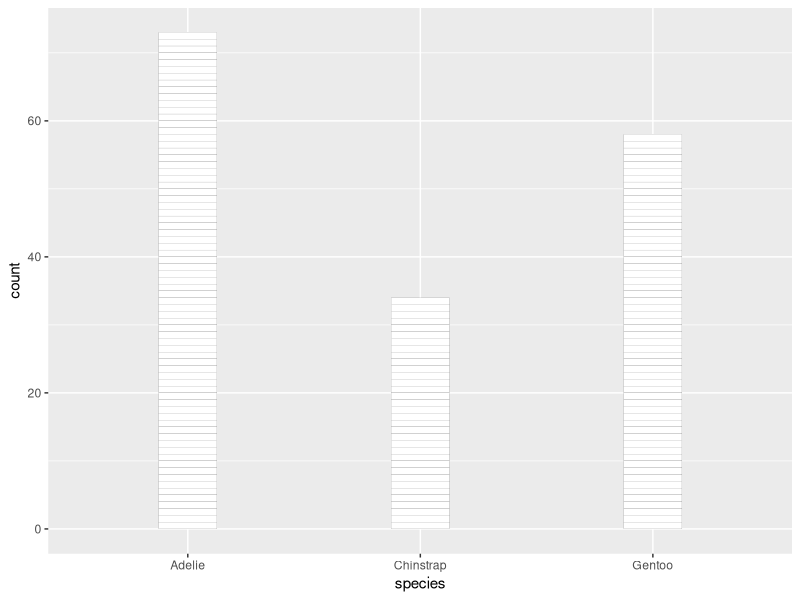
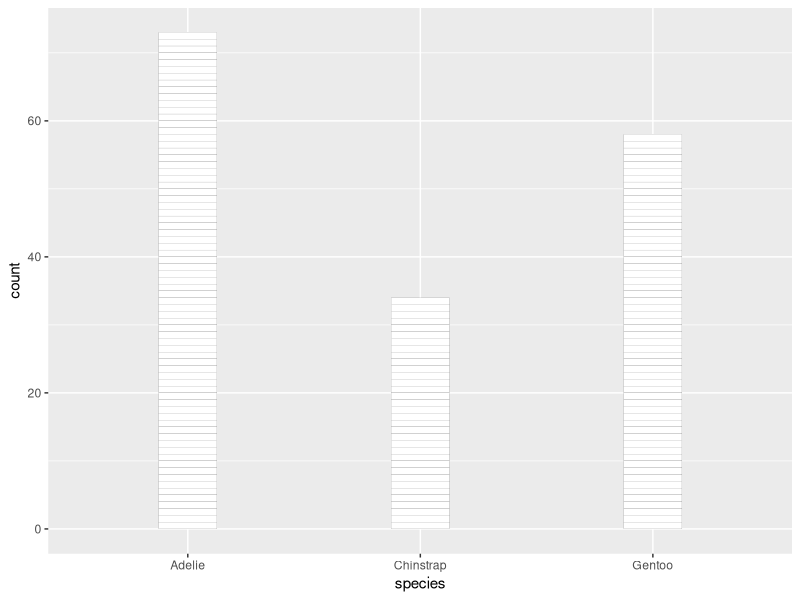
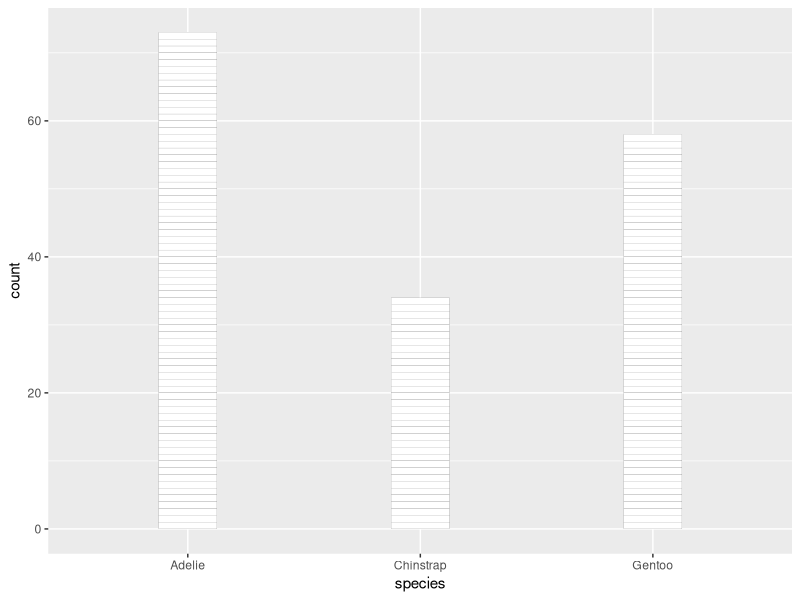
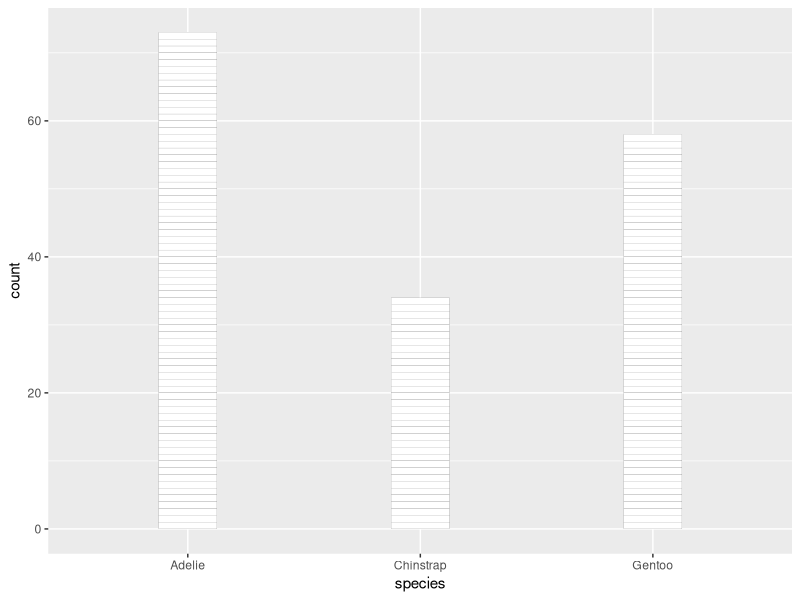
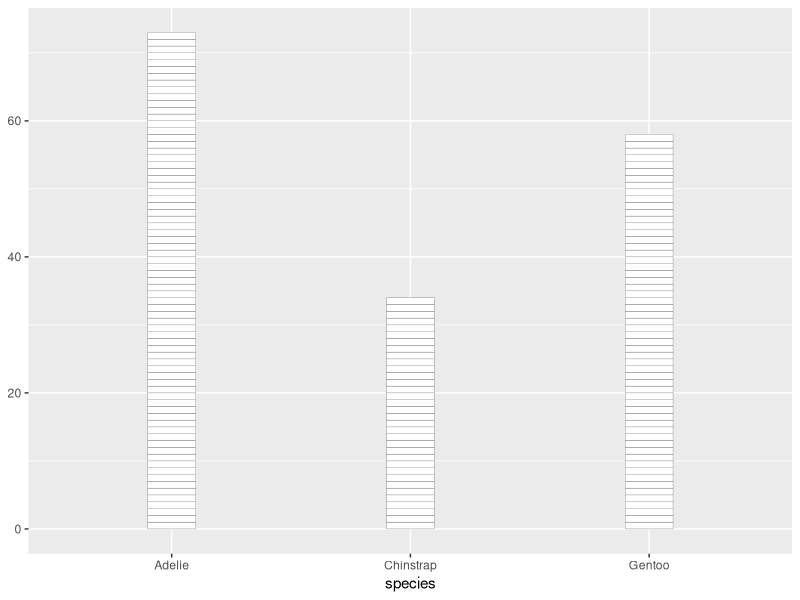
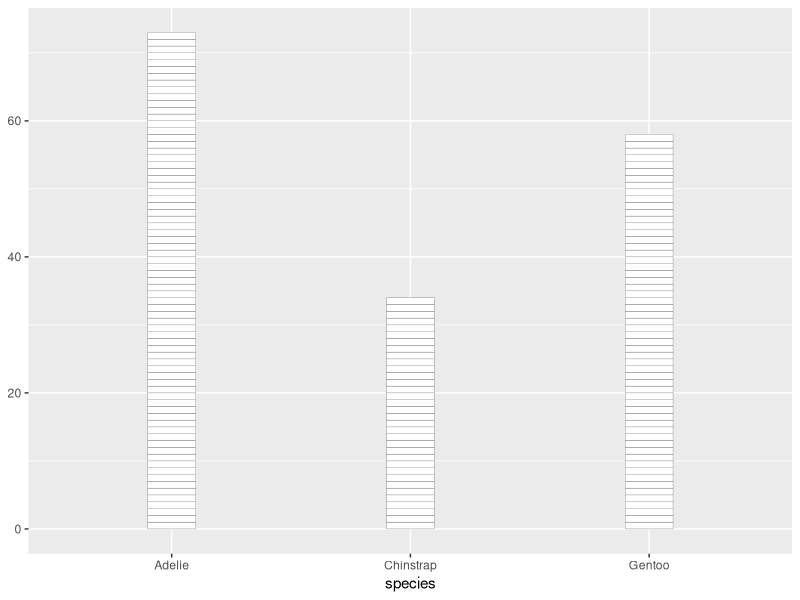

Recreate these plots in R, in order.
## ---- chunk 1
knitr::opts_chunk$set(echo = TRUE)
options(tidyverse.quiet = TRUE)
## ---- chunk 2
library(tidyverse)

palmerpenguins::penguins |>
  filter(sex == "female") |>
  mutate(id = row_number()) |>
  ggplot() + 
  aes(x = species) + 
  geom_bar(width = .25, 
           fill = "white",
           color = "grey35",
           linewidth = .05) + 
  aes(group = id)
## ---- chunk 3
palmerpenguins::penguins |>
  filter(sex == "female") |>
  mutate(id = row_number()) |>
  ggplot() + 
  aes(x = species) + 
  layer(geom = "bar", 
        stat = "count", 
        position = "stack",
        params = list(
          width = .25, 
          fill = "white",
          color = "grey35",
          linewidth = .05
        )) + 
  aes(group = id)
## ---- chunk 4
palmerpenguins::penguins |>
  filter(sex == "female") |>
  mutate(id = row_number()) |>
  ggplot() + 
  aes(x = species) + 
  layer(geom = ggproto("GeomBrick", 
                       GeomBar, 
                       default_aes = aes(fill = "white",
                                         color = "grey35",
                                         linewidth = .05)),
        stat = "count", 
        position = "stack",
        params = list(
          width = .25
        )) + 
  aes(group = id)


palmerpenguins::penguins |>
  filter(sex == "female") |>
  mutate(id = row_number()) |>
  ggplot() + 
  aes(x = species) + 
  layer(geom = ggproto("GeomBrick", 
                       GeomBar, 
                       default_aes = aes(fill = "white",
                                         color = "grey35",
                                         linewidth = .05)),
        stat = ggproto("StatCountId", StatCount,
                       compute_group = function(data, scales){
                         StatCount$compute_group(data, scales) %>% 
                         mutate(id = row_number())
                         }),
        position = "stack",
        params = list(
          width = .25
        )) + 
  aes(group = id)


# layer_data()



compute_group_bricks <- function(data, scales){
  
  data %>% 
    mutate(id = row_number()) %>% 
    mutate(y = id - .5)  
  
}

palmerpenguins::penguins |>
  filter(sex == "female") |>
  ggplot() + 
  aes(x = species) + 
  geom_tile(stat = 
              ggproto("StatBricks", 
                      Stat,
                      compute_group = compute_group_bricks), 
            width = .2, 
            color = "grey35", 
            fill = "white")


StatBricks <- ggproto("StatBricks", 
                      Stat,
                      compute_group = compute_group_bricks)

palmerpenguins::penguins |>
  filter(sex == "female") |>
  ggplot() + 
  aes(x = species) + 
  layer(stat = StatBricks,
        geom = ggproto("GeomBricks", 
                       GeomTile,
                       default_aes = 
                         aes(!!!modifyList(
                           GeomTile$default_aes,
                           aes(color = "grey35", 
                               fill = "white", linewidth = .1)
                                           ))
                         ),
        position = "identity",
        params = list(width = .2))



GeomTile$default_aes




